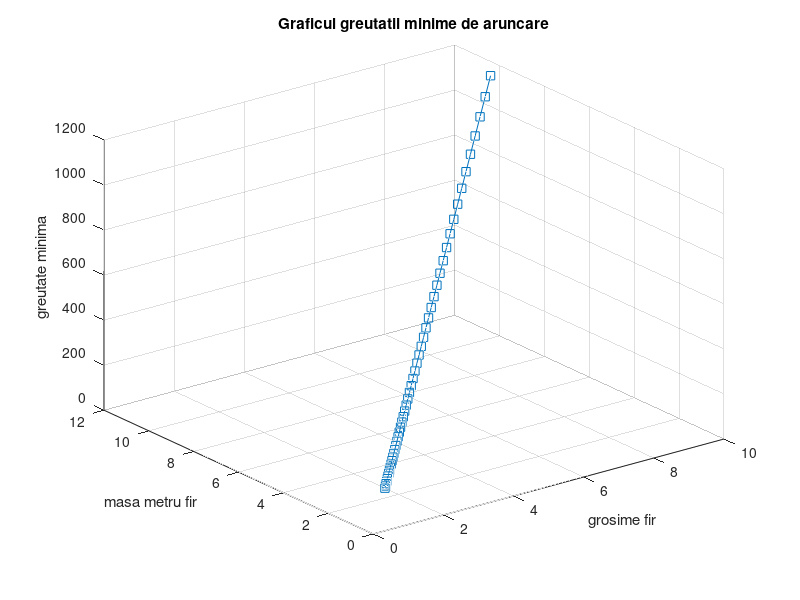

Recreate this plot in MATLAB.
clear all;
ax1 = subplot(1,1,1);
x = logspace(0,1);
distanta=unifrnd(50,150);
y = (x/2.^2*0.1)/((0.155).^2);
z = 2*distanta*y;
plot3(ax1,x,y,z,'-s')
grid on
title(ax1,'Graficul greutatii minime de aruncare')
ylabel(ax1,'masa metru fir')
xlabel(ax1,'grosime fir')
zlabel(ax1,'greutate minima')